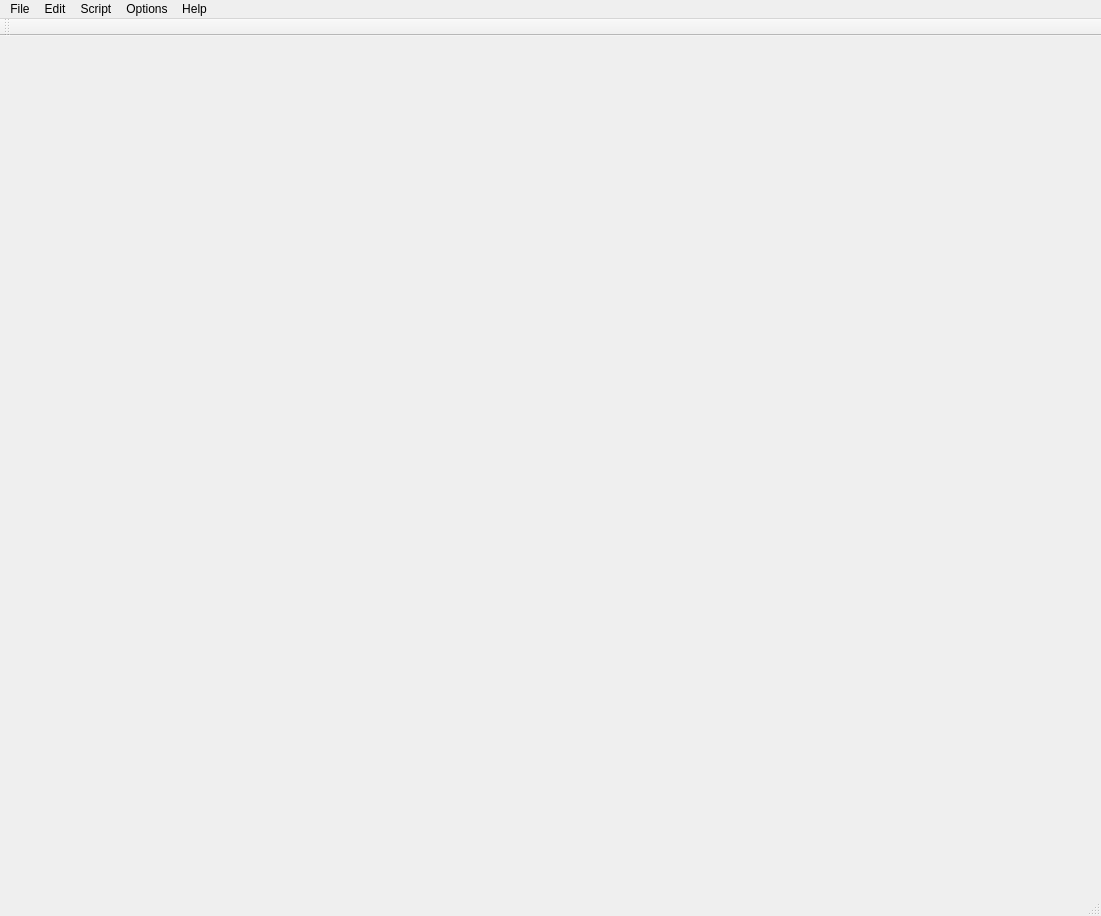
<?xml version="1.0" encoding="UTF-8"?>
<ui version="4.0">
 <class>MainWindow</class>
 <widget class="QMainWindow" name="MainWindow">
  <property name="geometry">
   <rect>
    <x>0</x>
    <y>0</y>
    <width>1101</width>
    <height>916</height>
   </rect>
  </property>
  <property name="windowTitle">
   <string>MainWindow</string>
  </property>
  <widget class="QWidget" name="centralWidget"/>
  <widget class="QMenuBar" name="menuBar">
   <property name="geometry">
    <rect>
     <x>0</x>
     <y>0</y>
     <width>1101</width>
     <height>26</height>
    </rect>
   </property>
   <widget class="QMenu" name="menuFile">
    <property name="title">
     <string>File</string>
    </property>
    <addaction name="actionNew"/>
    <addaction name="actionOpen"/>
    <addaction name="actionSave"/>
    <addaction name="actionSaveAs"/>
    <addaction name="actionClose"/>
    <addaction name="actionExit"/>
   </widget>
   <widget class="QMenu" name="menuScript">
    <property name="title">
     <string>Script</string>
    </property>
    <addaction name="actionRun"/>
    <addaction name="actionDebug"/>
   </widget>
   <widget class="QMenu" name="menuHelp">
    <property name="title">
     <string>Help</string>
    </property>
    <addaction name="actionAbout"/>
   </widget>
   <widget class="QMenu" name="menuEdit">
    <property name="title">
     <string>Edit</string>
    </property>
    <addaction name="actionFind"/>
    <addaction name="actionReplace"/>
    <addaction name="actionComment"/>
    <addaction name="actionUnComment"/>
    <addaction name="actionComment_2"/>
    <addaction name="actionUnComment_2"/>
    <addaction name="actionNormalizeLineEnd_Unix"/>
    <addaction name="actionNormalizeLineEnd_Win"/>
    <addaction name="actionInsertFunction"/>
    <addaction name="actionInsertClass"/>
    <addaction name="actionDeleteEmptyLines"/>
    <addaction name="actionJump"/>
   </widget>
   <widget class="QMenu" name="menuoptions">
    <property name="title">
     <string>Options</string>
    </property>
    <addaction name="actionFont"/>
   </widget>
   <addaction name="menuFile"/>
   <addaction name="menuEdit"/>
   <addaction name="menuScript"/>
   <addaction name="menuoptions"/>
   <addaction name="menuHelp"/>
  </widget>
  <widget class="QToolBar" name="mainToolBar">
   <attribute name="toolBarArea">
    <enum>TopToolBarArea</enum>
   </attribute>
   <attribute name="toolBarBreak">
    <bool>false</bool>
   </attribute>
  </widget>
  <widget class="QStatusBar" name="statusBar"/>
  <action name="actionOpen">
   <property name="text">
    <string>Open</string>
   </property>
   <property name="shortcut">
    <string>Ctrl+O</string>
   </property>
  </action>
  <action name="actionSave">
   <property name="text">
    <string>Save</string>
   </property>
   <property name="shortcut">
    <string>Ctrl+S</string>
   </property>
  </action>
  <action name="actionExit">
   <property name="text">
    <string>Exit</string>
   </property>
   <property name="shortcut">
    <string>Ctrl+Shift+X</string>
   </property>
  </action>
  <action name="actionRun">
   <property name="text">
    <string>Run</string>
   </property>
   <property name="shortcut">
    <string>F5</string>
   </property>
  </action>
  <action name="actionDebug">
   <property name="text">
    <string>Debug</string>
   </property>
  </action>
  <action name="actionSaveAs">
   <property name="text">
    <string>SaveAs</string>
   </property>
   <property name="shortcut">
    <string>Ctrl+Shift+S</string>
   </property>
  </action>
  <action name="actionAbout">
   <property name="text">
    <string>About</string>
   </property>
  </action>
  <action name="actionNew">
   <property name="text">
    <string>New</string>
   </property>
   <property name="shortcut">
    <string>Ctrl+N</string>
   </property>
  </action>
  <action name="actionFind">
   <property name="text">
    <string>Find</string>
   </property>
   <property name="shortcut">
    <string>Ctrl+F</string>
   </property>
  </action>
  <action name="actionReplace">
   <property name="text">
    <string>Replace</string>
   </property>
   <property name="shortcut">
    <string>Ctrl+R</string>
   </property>
  </action>
  <action name="actionComment">
   <property name="text">
    <string>Comment(cpp)</string>
   </property>
   <property name="toolTip">
    <string>Comment(cpp style)</string>
   </property>
   <property name="shortcut">
    <string>Ctrl+/</string>
   </property>
  </action>
  <action name="actionUnComment">
   <property name="text">
    <string>UnComment(cpp)</string>
   </property>
   <property name="toolTip">
    <string>UnComment(cpp style)</string>
   </property>
   <property name="shortcut">
    <string>Ctrl+Shift+/</string>
   </property>
  </action>
  <action name="actionNormalizeLineEnd_Unix">
   <property name="text">
    <string>NormalizeLineEnd(Unix)</string>
   </property>
   <property name="shortcut">
    <string>Ctrl+N, Ctrl+U</string>
   </property>
  </action>
  <action name="actionNormalizeLineEnd_Win">
   <property name="text">
    <string>NormalizeLineEnd(Win)</string>
   </property>
   <property name="shortcut">
    <string>Ctrl+N, Ctrl+W</string>
   </property>
  </action>
  <action name="actionComment_2">
   <property name="text">
    <string>Comment(#)</string>
   </property>
   <property name="shortcut">
    <string>Ctrl+3</string>
   </property>
  </action>
  <action name="actionUnComment_2">
   <property name="text">
    <string>UnComment(#)</string>
   </property>
   <property name="shortcut">
    <string>Ctrl+Shift+3</string>
   </property>
  </action>
  <action name="actionClose">
   <property name="text">
    <string>Close</string>
   </property>
   <property name="shortcut">
    <string>Ctrl+W</string>
   </property>
  </action>
  <action name="actionInsertFunction">
   <property name="text">
    <string>InsertFunction</string>
   </property>
   <property name="shortcut">
    <string>Ctrl+I, Ctrl+F</string>
   </property>
  </action>
  <action name="actionInsertClass">
   <property name="text">
    <string>InsertClass</string>
   </property>
   <property name="shortcut">
    <string>Ctrl+I, Ctrl+C</string>
   </property>
  </action>
  <action name="actionDeleteEmptyLines">
   <property name="text">
    <string>DeleteEmptyLines</string>
   </property>
   <property name="shortcut">
    <string>Ctrl+E, Ctrl+D</string>
   </property>
  </action>
  <action name="actionFont">
   <property name="text">
    <string>Font</string>
   </property>
  </action>
  <action name="actionJump">
   <property name="text">
    <string>Jump</string>
   </property>
   <property name="shortcut">
    <string>Ctrl+J</string>
   </property>
  </action>
 </widget>
 <layoutdefault spacing="6" margin="11"/>
 <resources/>
 <connections/>
</ui>
